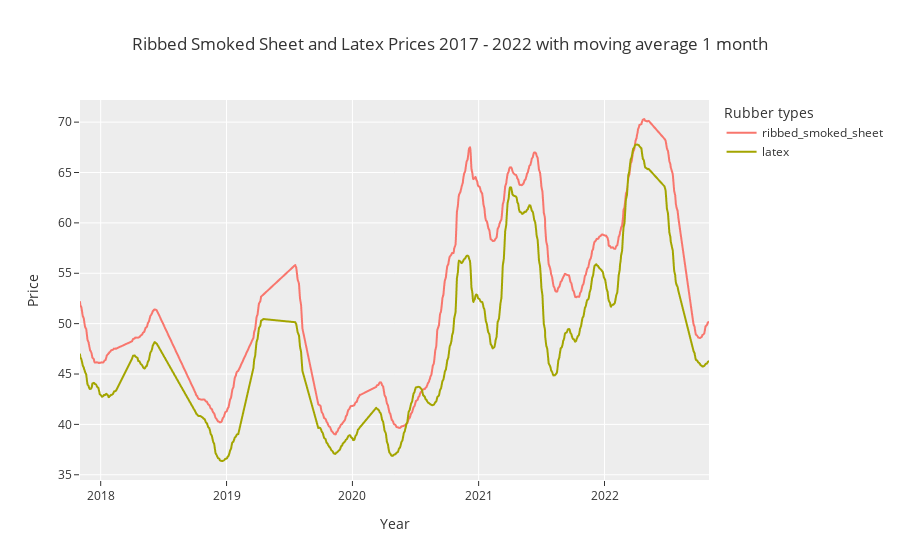

Write notebook code for a chart like this one.
### Code cell
# plot ribbed_smoked_sheet and latex prices line chart
plot_line(['ribbed_smoked_sheet', 'latex'], 30,
          rubber, title = 'Ribbed Smoked Sheet and Latex Prices 2017 - 2022 with moving average 1 month')

### Figure 1 — Plotly figure (JSON) as saved in the notebook; plotly's stock layout.template omitted (floating-point values rounded to 4 significant figures; data arrays with more than 128 entries replaced by an {"elided": "..."} marker saying what was removed)
{"data": [{"hovertemplate": "Rubber types=ribbed_smoked_sheet<br>Year=%{x}<br>Price=%{y}<extra></extra>", "legendgroup": "ribbed_smoked_sheet", "line": {"color": "#F8766D", "dash": "solid"}, "marker": {"symbol": "circle"}, "mode": "lines", "name": "ribbed_smoked_sheet", "showlegend": true, "type": "scattergl", "x": {"elided": "899 str values"}, "xaxis": "x", "y": {"elided": "899 float values"}, "yaxis": "y"}, {"hovertemplate": "Rubber types=latex<br>Year=%{x}<br>Price=%{y}<extra></extra>", "legendgroup": "latex", "line": {"color": "#A3A500", "dash": "solid"}, "marker": {"symbol": "circle"}, "mode": "lines", "name": "latex", "showlegend": true, "type": "scattergl", "x": {"elided": "899 str values"}, "xaxis": "x", "y": {"elided": "899 float values"}, "yaxis": "y"}], "layout": {"autosize": true, "legend": {"title": {"text": "Rubber types"}, "tracegroupgap": 0}, "title": {"text": "Ribbed Smoked Sheet and Latex Prices 2017 - 2022 with moving average 1 month"}, "xaxis": {"anchor": "y", "autorange": true, "domain": [0, 1], "range": ["2017-11-02", "2022-10-31"], "title": {"text": "Year"}, "type": "date"}, "yaxis": {"anchor": "x", "autorange": true, "domain": [0, 1], "range": [34.48, 72.2], "title": {"text": "Price"}, "type": "linear"}}}
